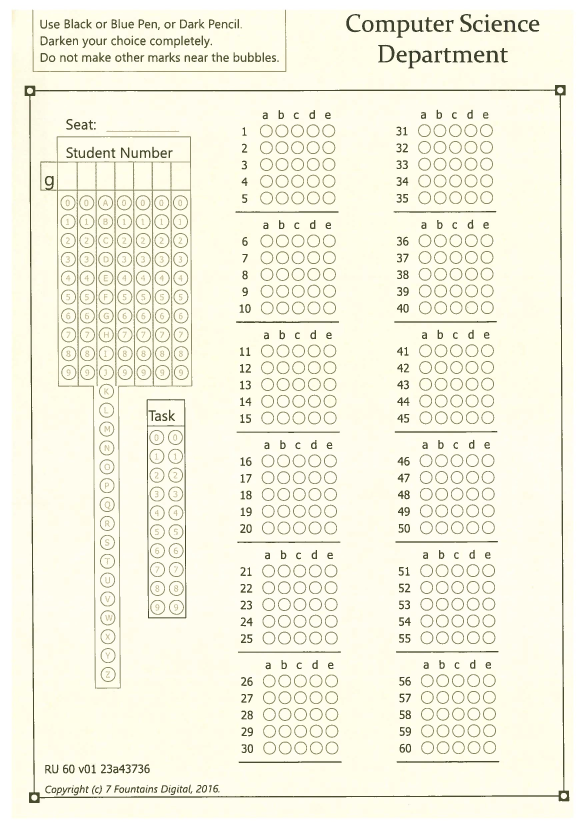
#> input picture MCQ/images/img-0.jpg, 1754 x 2483 px, given in place of the camera (shown at 1/3 size)
$ python Camshift.py
#> lines starting #> are read from the running program, lines starting #| are printed output that depends on the picture; after the words box and inside, x2 and y2 are one past the last pixel; in counts of white or black regions, pixels touching at a corner belong together
#Written by Kyle,
#help provided by Sean Devenport

import numpy as np
import cv2

cap = cv2.VideoCapture(0)

ret,frame = cap.read()
#> frame is the input picture: shape (2483, 1754, 3); mean B, G, R 226.7, 243.8, 245.2


r,h,c,w = 250,90,400,125
track_window = (c,r,w,h)


roi = frame[r:r+h, c:c+w]
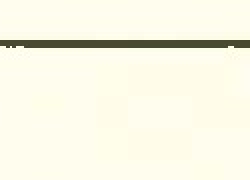
#> roi: shape (90, 125, 3) (shown 2 times larger); mean B, G, R 228.3, 245.2, 247
hsv_roi =  cv2.cvtColor(roi, cv2.COLOR_BGR2HSV)
#> hsv_roi: shape (90, 125, 3); mean H, S, V 26.8, 21.4, 247
mask = cv2.inRange(hsv_roi, np.array((0., 60.,32.)), np.array((180.,255.,255.)))
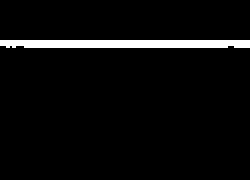
#> mask: shape (90, 125) (shown 2 times larger); 4.3% white; 1 white region, box (x1, y1, x2, y2) and area: (0, 20, 125, 24) 489
roi_hist = cv2.calcHist([hsv_roi],[0],mask,[180],[0,180])
#> roi_hist = 180 values, max 377 at index 30, min 0 at index 0, mean 2.72
cv2.normalize(roi_hist,roi_hist,0,255,cv2.NORM_MINMAX)

term_crit = ( cv2.TERM_CRITERIA_EPS | cv2.TERM_CRITERIA_COUNT, 10, 1 )

while(1):
    ret ,frame = cap.read()

    if ret == True:
        hsv = cv2.cvtColor(frame, cv2.COLOR_BGR2HSV)
#> hsv: shape (2483, 1754, 3); mean H, S, V 26.5, 21.1, 245.2
        dst = cv2.calcBackProject([hsv],[0],roi_hist,[0,180],1)
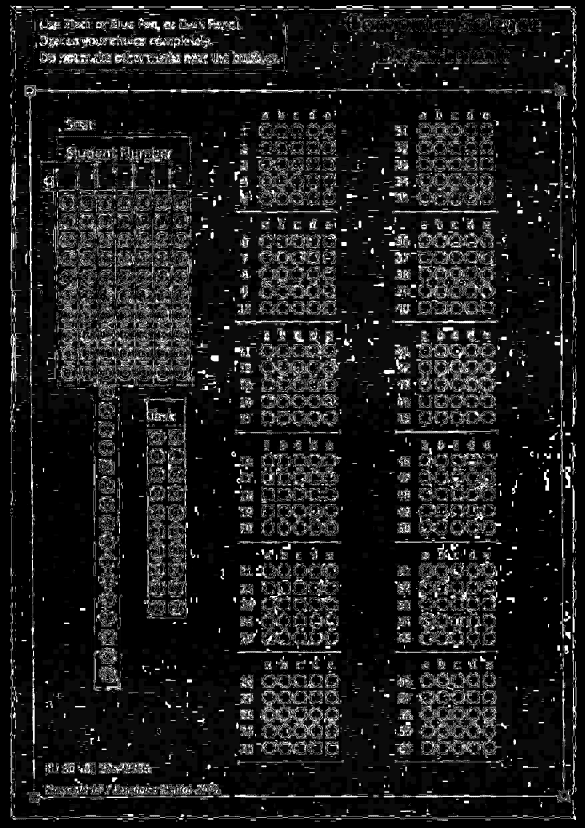
#> dst: shape (2483, 1754) (shown at 1/3 size); min 0, max 255, mean 28.2

        ret, track_window = cv2.CamShift(dst, track_window, term_crit)
#> ret = ((467, 264), (84.87, 167.5), 83.49); track_window = (383, 221, 168, 86)

        pts = cv2.boxPoints(ret)
#> pts = [[379, 231.3], [545.4, 212.3], [555, 296.7], [388.6, 315.7]]
        pts = np.int0(pts)
#> pts = [[378, 231], [545, 212], [555, 296], [388, 315]]
        img2 = cv2.polylines(frame,[pts],True, 255,2)
        cv2.imshow('img2',img2)

        k = cv2.waitKey(60) & 0xff
#> (key Esc is pressed here)
        if k == 27:
            break
        else:
            continue


    else:
        break

cv2.destroyAllWindows()
cap.release()
